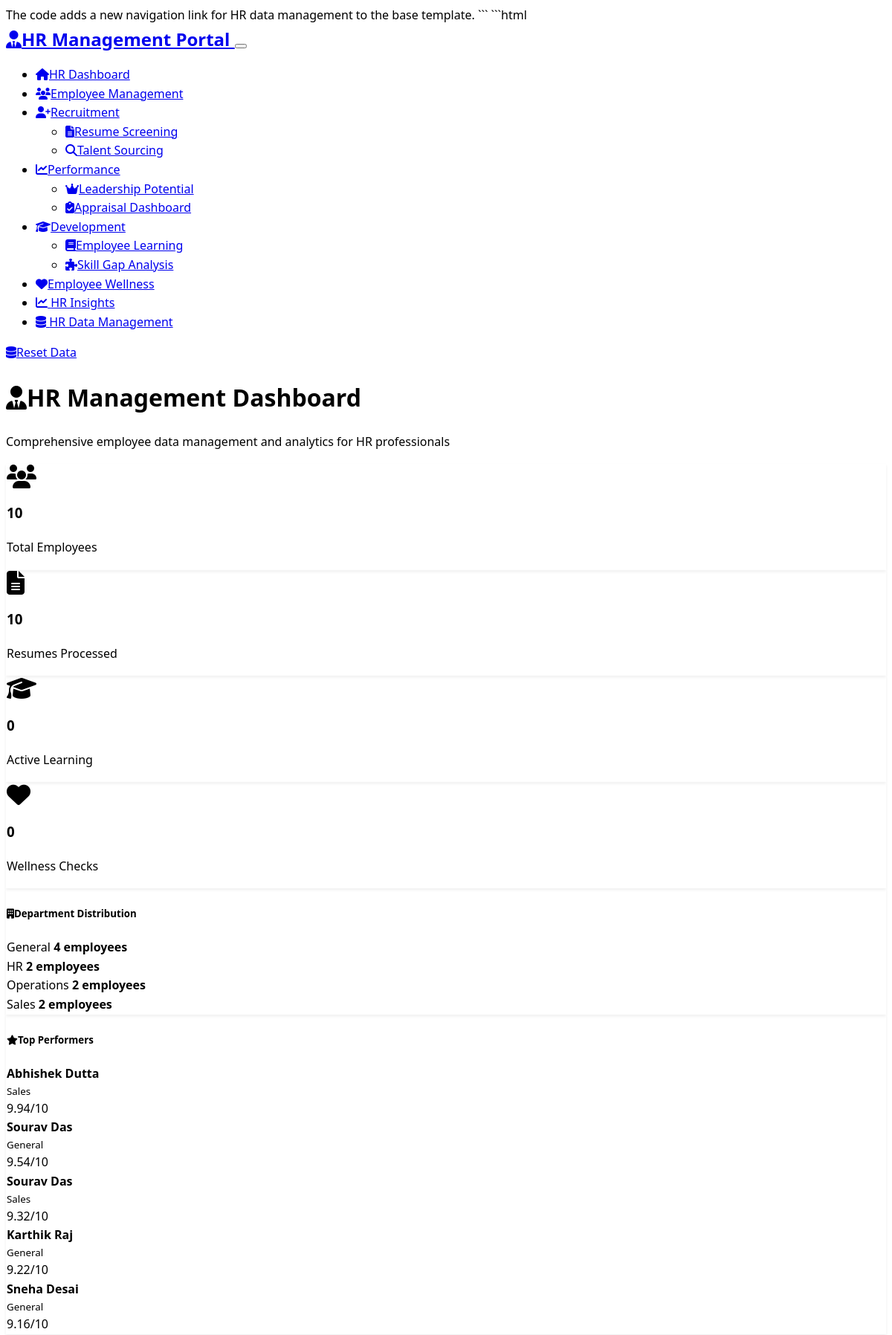
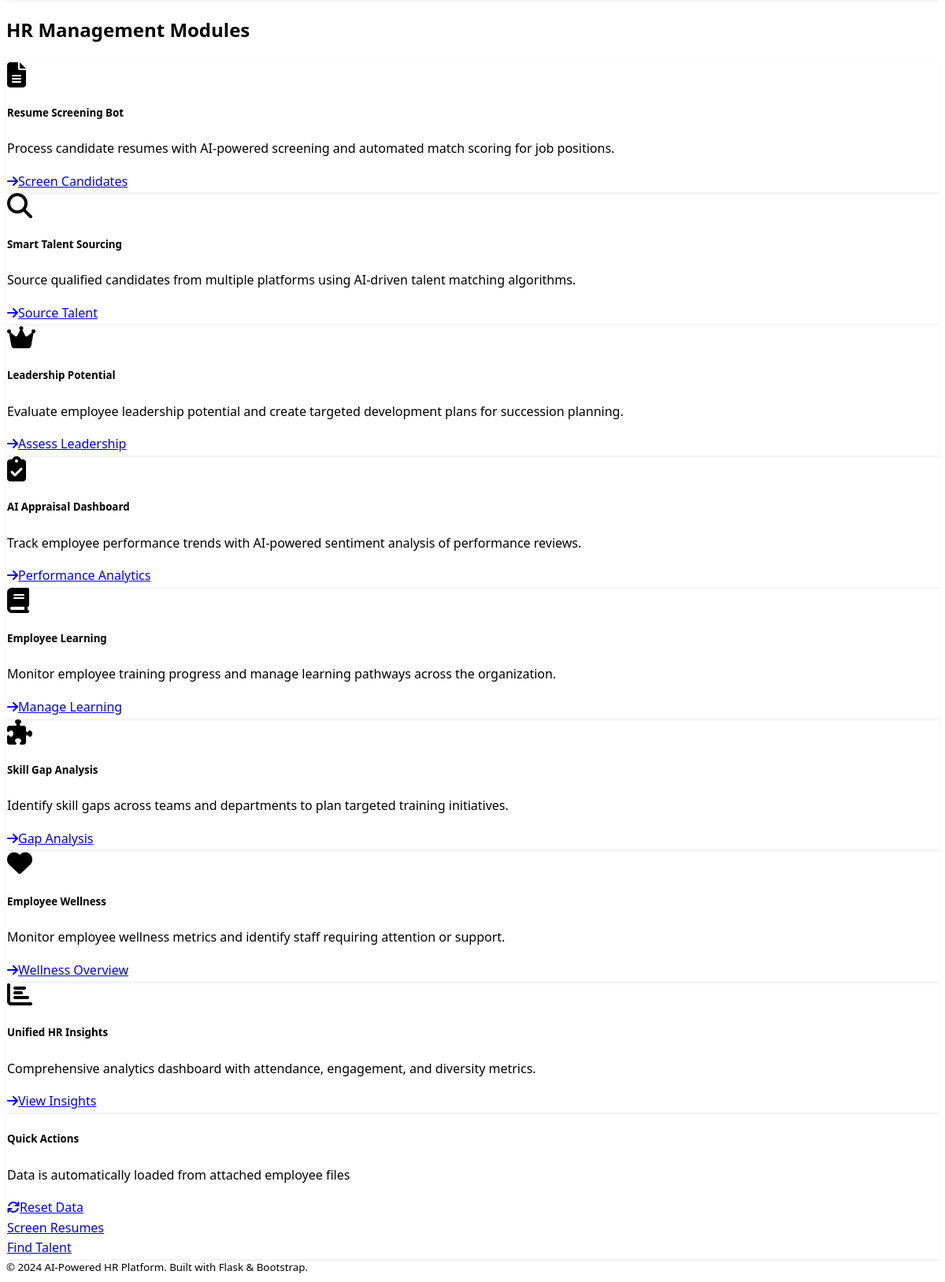
The page / on the database its author committed (2 pictures, top to bottom).
### models.py (models this page shows)
class Employee(db.Model):
    id = db.Column(db.Integer, primary_key=True)
    name = db.Column(db.String(100), nullable=False)
    email = db.Column(db.String(120), unique=True, nullable=False)
    department = db.Column(db.String(50), nullable=False)
    position = db.Column(db.String(100), nullable=False)
    hire_date = db.Column(db.Date, nullable=False)
    current_salary = db.Column(db.Float, default=0.0)
    performance_score = db.Column(db.Float, default=0.0)
    skills = db.Column(Text)  # JSON string of skills
    gender = db.Column(db.String(20))
    region = db.Column(db.String(50))
    age = db.Column(db.Integer)
    experience_years = db.Column(db.Integer)
    manager_rating = db.Column(db.Float)
    last_hike_date = db.Column(db.Date)
    last_promotion_date = db.Column(db.Date)
    skill_gaps = db.Column(db.String(500))
    status = db.Column(db.String(20), default='active')  # active, inactive, terminated
    created_at = db.Column(db.DateTime, default=datetime.utcnow)

### routes.py (the view)
@app.route('/')
def index():
    total_employees = Employee.query.count()
    total_resumes = Resume.query.count()
    active_learning = LearningProgress.query.filter_by(completed=False).count()
    recent_wellness = WellnessCheck.query.order_by(WellnessCheck.check_date.desc()).limit(5).all()
    dept_stats = db.session.query(Employee.department, db.func.count(Employee.id)).group_by(Employee.department).all()
    recent_reviews = PerformanceReview.query.order_by(PerformanceReview.created_at.desc()).limit(5).all()
    top_performers = Employee.query.filter(Employee.performance_score >= 8.0).order_by(Employee.performance_score.desc()).limit(5).all()
    return render_template('index.html',
                         total_employees=total_employees,
                         total_resumes=total_resumes,
                         active_learning=active_learning,
                         recent_wellness=recent_wellness,
                         dept_stats=dept_stats,
                         recent_reviews=recent_reviews,
                         top_performers=top_performers)

### templates/index.html (shortened to what this page needs)
{% extends "base.html" %}
{% block content %}
<div class="row">
    <div class="col-12">
        <h1 class="display-4 mb-4">
            <i class="fas fa-user-tie me-3"></i>HR Management Dashboard
        </h1>
        <p class="lead text-muted">Comprehensive employee data management and analytics for HR professionals</p>
    </div>
</div>
<div class="row mb-5">
    <div class="col-md-3 mb-3">
        <div class="card bg-primary">
            <div class="card-body text-center">
                <i class="fas fa-users fa-2x mb-2"></i>
                <h3 class="card-title">{{ total_employees }}</h3>
                <p class="card-text">Total Employees</p>
            </div>
        </div>
    </div>
    <div class="col-md-3 mb-3">
        <div class="card bg-info">
            <div class="card-body text-center">
                <i class="fas fa-file-alt fa-2x mb-2"></i>
                <h3 class="card-title">{{ total_resumes }}</h3>
                <p class="card-text">Resumes Processed</p>
            </div>
        </div>
    </div>
    <div class="col-md-3 mb-3">
        <div class="card bg-warning">
            <div class="card-body text-center">
                <i class="fas fa-graduation-cap fa-2x mb-2"></i>
                <h3 class="card-title">{{ active_learning }}</h3>
                <p class="card-text">Active Learning</p>
            </div>
        </div>
    </div>
    <div class="col-md-3 mb-3">
        <div class="card bg-success">
            <div class="card-body text-center">
                <i class="fas fa-heart fa-2x mb-2"></i>
                <h3 class="card-title">{{ recent_wellness|length }}</h3>
                <p class="card-text">Wellness Checks</p>
            </div>
        </div>
    </div>
</div>
<div class="row mb-5">
    <div class="col-md-6">
        <div class="card">
            <div class="card-header">
                <h5><i class="fas fa-building me-2"></i>Department Distribution</h5>
            </div>
            <div class="card-body">
                {% if dept_stats %}
                    {% for dept, count in dept_stats %}
                    <div class="d-flex justify-content-between align-items-center mb-2">
                        <span class="badge bg-info">{{ dept }}</span>
                        <strong>{{ count }} employees</strong>
                    </div>
                    {% endfor %}
                {% else %}
                    <p class="text-muted">No employee data available</p>
                {% endif %}
            </div>
        </div>
    </div>
    <div class="col-md-6">
        <div class="card">
            <div class="card-header">
                <h5><i class="fas fa-star me-2"></i>Top Performers</h5>
            </div>
            <div class="card-body">
                {% if top_performers %}
                    {% for employee in top_performers %}
                    <div class="d-flex justify-content-between align-items-center mb-2">
                        <div>
                            <strong>{{ employee.name }}</strong><br>
                            <small class="text-muted">{{ employee.department }}</small>
                        </div>
                        <span class="badge bg-success">{{ employee.performance_score }}/10</span>
                    </div>
                    {% endfor %}
                {% else %}
                    <p class="text-muted">No performance data available</p>
                {% endif %}
            </div>
        </div>
    </div>
</div>
<div class="row">
    <div class="col-12">
        <h2 class="mb-4">HR Management Modules</h2>
    </div>
</div>
<div class="row">
    <div class="col-md-6 col-lg-4 mb-4">
        <div class="card h-100">
            <div class="card-body">
                <div class="d-flex align-items-center mb-3">
                    <i class="fas fa-file-alt fa-2x text-primary me-3"></i>
                    <h5 class="card-title mb-0">Resume Screening Bot</h5>
                </div>
                <p class="card-text">Process candidate resumes with AI-powered screening and automated match scoring for job positions.</p>
                <a href="{{ url_for('resume_screening') }}" class="btn btn-outline-primary">
                    <i class="fas fa-arrow-right me-1"></i>Screen Candidates
                </a>
            </div>
        </div>
    </div>
    <div class="col-md-6 col-lg-4 mb-4">
        <div class="card h-100">
            <div class="card-body">
                <div class="d-flex align-items-center mb-3">
                    <i class="fas fa-search fa-2x text-info me-3"></i>
                    <h5 class="card-title mb-0">Smart Talent Sourcing</h5>
                </div>
                <p class="card-text">Source qualified candidates from multiple platforms using AI-driven talent matching algorithms.</p>
                <a href="{{ url_for('talent_sourcing') }}" class="btn btn-outline-info">
                    <i class="fas fa-arrow-right me-1"></i>Source Talent
                </a>
            </div>
        </div>
    </div>
    <div class="col-md-6 col-lg-4 mb-4">
        <div class="card h-100">
            <div class="card-body">
                <div class="d-flex align-items-center mb-3">
                    <i class="fas fa-crown fa-2x text-warning me-3"></i>
                    <h5 class="card-title mb-0">Leadership Potential</h5>
                </div>
                <p class="card-text">Evaluate employee leadership potential and create targeted development plans for succession planning.</p>
                <a href="{{ url_for('leadership_potential') }}" class="btn btn-outline-warning">
                    <i class="fas fa-arrow-right me-1"></i>Assess Leadership
                </a>
            </div>
        </div>
    </div>
    <div class="col-md-6 col-lg-4 mb-4">
        <div class="card h-100">
            <div class="card-body">
                <div class="d-flex align-items-center mb-3">
                    <i class="fas fa-clipboard-check fa-2x text-success me-3"></i>
                    <h5 class="card-title mb-0">AI Appraisal Dashboard</h5>
                </div>
                <p class="card-text">Track employee performance trends with AI-powered sentiment analysis of performance reviews.</p>
                <a href="{{ url_for('appraisal_dashboard') }}" class="btn btn-outline-success">
                    <i class="fas fa-arrow-right me-1"></i>Performance Analytics
                </a>
            </div>
        </div>
    </div>
    <div class="col-md-6 col-lg-4 mb-4">
        <div class="card h-100">
            <div class="card-body">
                <div class="d-flex align-items-center mb-3">
                    <i class="fas fa-book fa-2x text-primary me-3"></i>
                    <h5 class="card-title mb-0">Employee Learning</h5>
                </div>
                <p class="card-text">Monitor employee training progress and manage learning pathways across the organization.</p>
                <a href="{{ url_for('learning_module') }}" class="btn btn-outline-primary">
                    <i class="fas fa-arrow-right me-1"></i>Manage Learning
                </a>
            </div>
        </div>
    </div>
    <div class="col-md-6 col-lg-4 mb-4">
        <div class="card h-100">
            <div class="card-body">
                <div class="d-flex align-items-center mb-3">
                    <i class="fas fa-puzzle-piece fa-2x text-danger me-3"></i>
                    <h5 class="card-title mb-0">Skill Gap Analysis</h5>
                </div>
                <p class="card-text">Identify skill gaps across teams and departments to plan targeted training initiatives.</p>
                <a href="{{ url_for('skill_gap_analysis') }}" class="btn btn-outline-danger">
                    <i class="fas fa-arrow-right me-1"></i>Gap Analysis
                </a>
            </div>
        </div>
    </div>
    <div class="col-md-6 col-lg-4 mb-4">
        <div class="card h-100">
            <div class="card-body">
                <div class="d-flex align-items-center mb-3">
                    <i class="fas fa-heart fa-2x text-info me-3"></i>
                    <h5 class="card-title mb-0">Employee Wellness</h5>
                </div>
                <p class="card-text">Monitor employee wellness metrics and identify staff requiring attention or support.</p>
                <a href="{{ url_for('wellness_tracker') }}" class="btn btn-outline-info">
                    <i class="fas fa-arrow-right me-1"></i>Wellness Overview
                </a>
            </div>
        </div>
    </div>
    <div class="col-md-6 col-lg-4 mb-4">
        <div class="card h-100">
            <div class="card-body">
                <div class="d-flex align-items-center mb-3">
                    <i class="fas fa-chart-bar fa-2x text-secondary me-3"></i>
                    <h5 class="card-title mb-0">Unified HR Insights</h5>
                </div>
                <p class="card-text">Comprehensive analytics dashboard with attendance, engagement, and diversity metrics.</p>
                <a href="{{ url_for('hr_insights') }}" class="btn btn-outline-secondary">
                    <i class="fas fa-arrow-right me-1"></i>View Insights
                </a>
            </div>
        </div>
    </div>
</div>
<div class="row mt-5">
    <div class="col-12">
        <div class="card">
            <div class="card-body">
                <h5 class="card-title">Quick Actions</h5>
                <p class="text-muted">Data is automatically loaded from attached employee files</p>
                <a href="{{ url_for('reset_data') }}" class="btn btn-outline-secondary btn-sm">
                    <i class="fas fa-refresh me-2"></i>Reset Data
                </a>
                <br>
                <a href="{{ url_for('resume_screening') }}" class="btn btn-success btn-sm mb-2">Screen Resumes</a>
                <br>
                <a href="{{ url_for('talent_sourcing') }}" class="btn btn-info btn-sm">Find Talent</a>
            </div>
        </div>
    </div>
</div>
{% endblock %}

### rows shown on the page
Employee: name "Abhishek Dutta", department "Sales", performance_score "9.94"
Employee: name "Sourav Das", department "General", performance_score "9.54"
Employee: name "Sourav Das", department "Sales", performance_score "9.32"
Employee: name "Karthik Raj", department "General", performance_score "9.22"
Employee: name "Sneha Desai", department "General", performance_score "9.16"

### other values the page prints
{{ total_employees }} "10"
{{ total_resumes }} "10"
{{ active_learning }} "0"
{{ recent_wellness|length }} "0"
{{ dept }} "General" "HR" "Operations" "Sales"
{{ count }} "4" "2" "2" "2"
